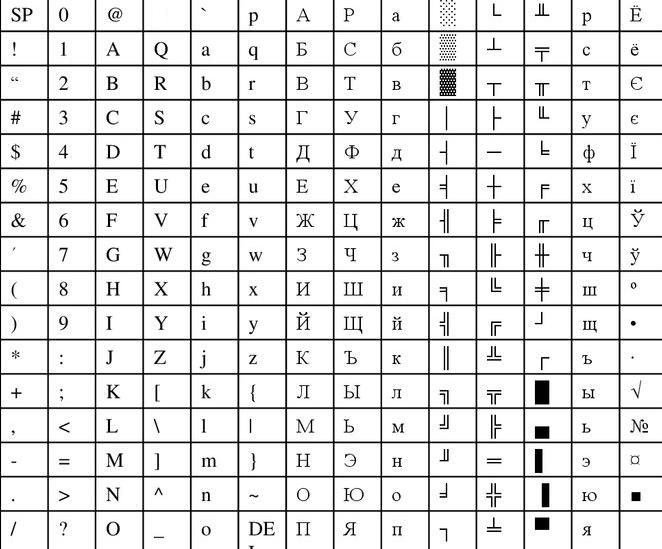
#> input picture ascii.jpg, 662 x 549 px
$ python image_cutter.py
#> lines starting #> are read from the running program, lines starting #| are printed output that depends on the picture
from PIL import Image,ImageDraw
import os
import sys

default_path_in="ascii.jpg"
default_dir_out="ASCII"

class ImageCutter():
  def __init__(self,path=default_path_in,path_out=default_dir_out):
#> called with path = 'ascii.jpg', path_out = 'ASCII'
     self.path=path
     self.Image=Image.open(self.path)
#> self.Image is the input picture: PIL image 662x549 RGB; min 0, max 255, mean 226.7
     self.draw=ImageDraw.Draw(self.Image)
     self.pix=self.Image.load()
     self.path_out=path_out
     self.width_tr=20
     self.width_td=20
     self.tr=47
     self.td=34
     if(os.path.exists(self.path_out)==False):
      os.makedirs(self.path_out)

  def cutter(self):
   #self.Image.show()
   left=0
   top=0

   #left=left+10
   #bottom=self.td
   for j in range(14):

    left=self.tr*j+8
    right=(j+1)*self.tr-12
    for i in range(16):
     if(i==0):
      if  (j==0):
       top=34
      else: top=0
     else:
      top=bottom
     if(j!=0):
       bottom=(i+1)*self.td
     else:bottom=(i+2)*self.td
     if(i<4):
      bottom=bottom-3
     #right=self.tr-20

     im4=self.Image.crop((left,top,right, bottom))
     im4.save("ASCII/"+"img"+str(i+16*j)+".jpg")
     if(j==0) and i==15:
      break
#> this loop made 14 passes
#> pass 1, in cutter, `im4.save("ASCII/"+"img"+str(i+16*j)+".jpg")`:
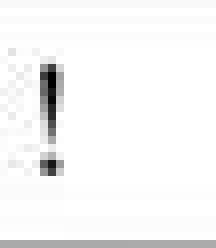
#> saved as img0.jpg: PIL image 27x31 RGB (shown 8 times larger); min 0, max 255, mean 245.7
#> pass 1, in cutter, `im4.save("ASCII/"+"img"+str(i+16*j)+".jpg")`:
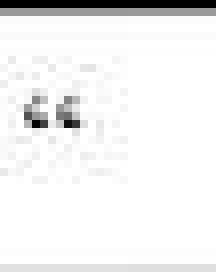
#> saved as img1.jpg: PIL image 27x34 RGB (shown 8 times larger); min 0, max 255, mean 239.2
#> pass 1, in cutter, `im4.save("ASCII/"+"img"+str(i+16*j)+".jpg")`:
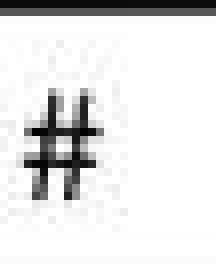
#> saved as img2.jpg: PIL image 27x34 RGB (shown 8 times larger); min 0, max 255, mean 227.4
#> pass 1, in cutter, `im4.save("ASCII/"+"img"+str(i+16*j)+".jpg")`:
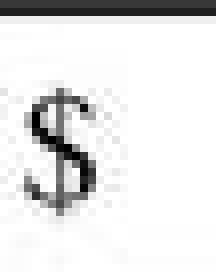
#> saved as img3.jpg: PIL image 27x34 RGB (shown 8 times larger); min 0, max 255, mean 228
#> after the loop:
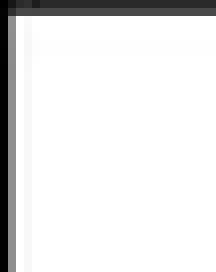
#> im4: PIL image 27x34 RGB (shown 8 times larger); min 0, max 255, mean 230.1


img_cutter=ImageCutter()
img_cutter.cutter()
